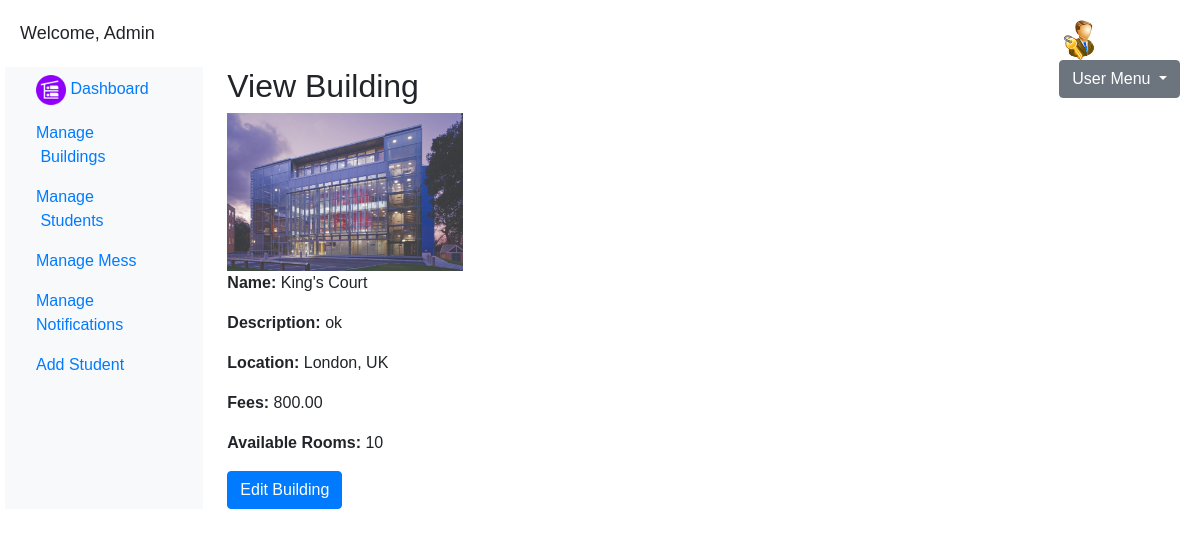
The page /admin/view-building.php?id=39 (signed in) on the database its author committed.
### tables this page shows
CREATE TABLE `buildings` (
  `id` int(11) NOT NULL,
  `image` varchar(255) NOT NULL,
  `name` varchar(255) NOT NULL,
  `description` text NOT NULL,
  `location` varchar(255) NOT NULL,
  `fees` decimal(10,2) NOT NULL,
  `available_rooms` int(11) DEFAULT 0
);

### admin/view-building.php (the view, shortened to what this page needs)
<?php
$buildingId = isset($_GET['id']) ? $_GET['id'] : '';
$servername = "localhost";
$username = "root";
$password = "";
$dbname = "hostelpro";
$conn = new mysqli($servername, $username, $password, $dbname);
$sql = "SELECT * FROM buildings WHERE id = ?";
$stmt = $conn->prepare($sql);
$stmt->bind_param("i", $buildingId);
$stmt->execute();
$result = $stmt->get_result();
if ($result->num_rows > 0) {
    $building = $result->fetch_assoc();
} else {
    header("Location: error-page.php");
    exit();
}
?>
<!DOCTYPE html>
<html lang="en">
<head>
    <link rel="stylesheet" href="https://stackpath.bootstrapcdn.com/bootstrap/4.3.1/css/bootstrap.min.css">
</head>
<body>
<div class="dashboard-container">
   <?php include('newpage.php')?>
        <main role="main" class="col-md-9 ml-sm-auto col-lg-10 px-4">
            <div class="view-container">
                <h2>View Building</h2>
                <img src="<?php echo $building['image']; ?>" alt="Building Image" class="img-fluid" width="25%" height="25%">
                <p><strong>Name:</strong> <?php echo $building['name']; ?></p>
                <p><strong>Description:</strong> <?php echo $building['description']; ?></p>
                <p><strong>Location:</strong> <?php echo $building['location']; ?></p>
                <p><strong>Fees:</strong> <?php echo $building['fees']; ?></p>
                <p><strong>Available Rooms:</strong> <?php echo $building['available_rooms']; ?></p>
                <a href="edit_building.php?id=<?php echo $buildingId; ?>" class="btn btn-primary">Edit Building</a>
            </div>
        </main>
    </div>
</div>
</body>
</html>

### admin/view-building.php (style rules this page uses)
body { font-family: Arial, sans-serif; }
.dashboard-container { max-width: 1200px; margin: auto; padding: 20px; }

### rows shown on the page
buildings: image (picture), name "King's Court", description "ok", location "London, UK", fees "800.00", available_rooms "10"
